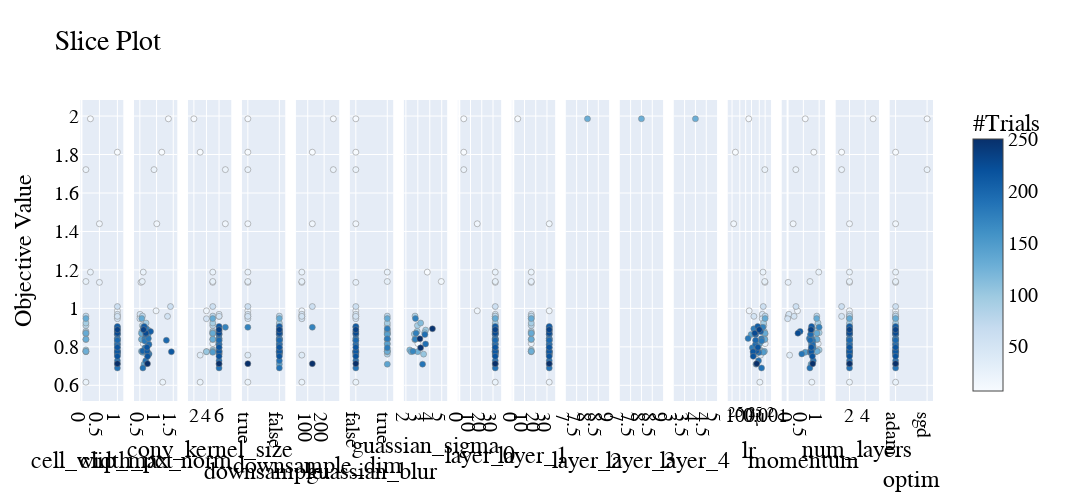

Here is the notebook cell this chart was saved with:
### Code cell
fig = optuna.visualization.plot_slice(peanut)
fig.update_layout(width=7000, height=500, font=dict(family='Arial', size=20, color='black'))
fig.show()
